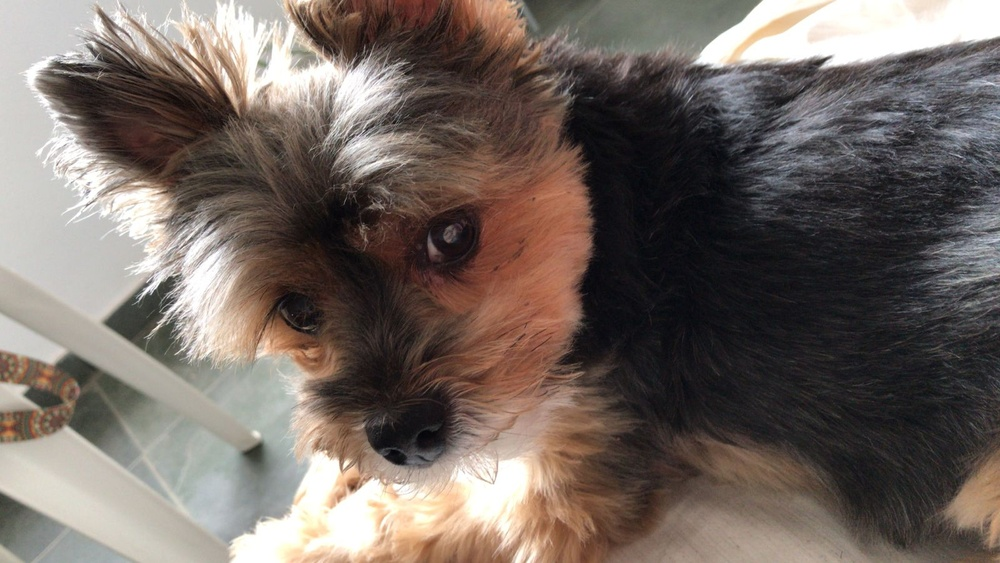
#> input picture images/Cachorro.jpg, 1000 x 563 px, shrunk from 1600 x 901 before the run, found by its file name
$ python main.py
#> lines starting #> are read from the running program, lines starting #| are printed output that depends on the picture; after the words box and inside, x2 and y2 are one past the last pixel; in counts of white or black regions, pixels touching at a corner belong together
from PIL import Image
import numpy as np
import os

def acinzentar_imagem(caminho):
#> called with caminho = 'images\\Cachorro.jpg'
    imagem_cinza = Image.open(caminho).convert('L')
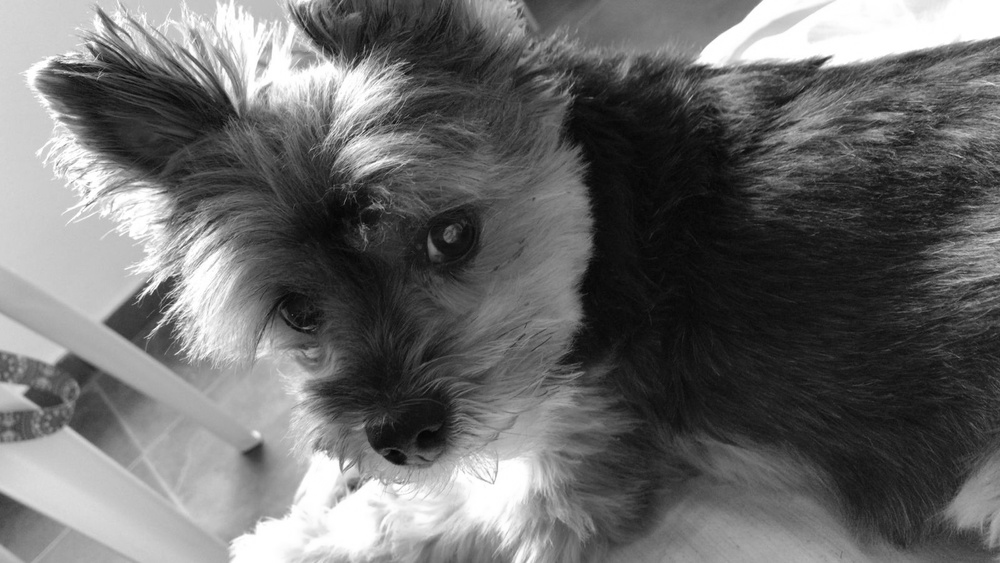
#> imagem_cinza: PIL image 1000x563 L; min 4, max 255, mean 106.4
    return imagem_cinza

def binarizar_imagem(imagem, limiar=127):
#> called with limiar = 127
    pixels = np.array(imagem)
    binarizada = np.where(pixels > limiar, 255, 0)
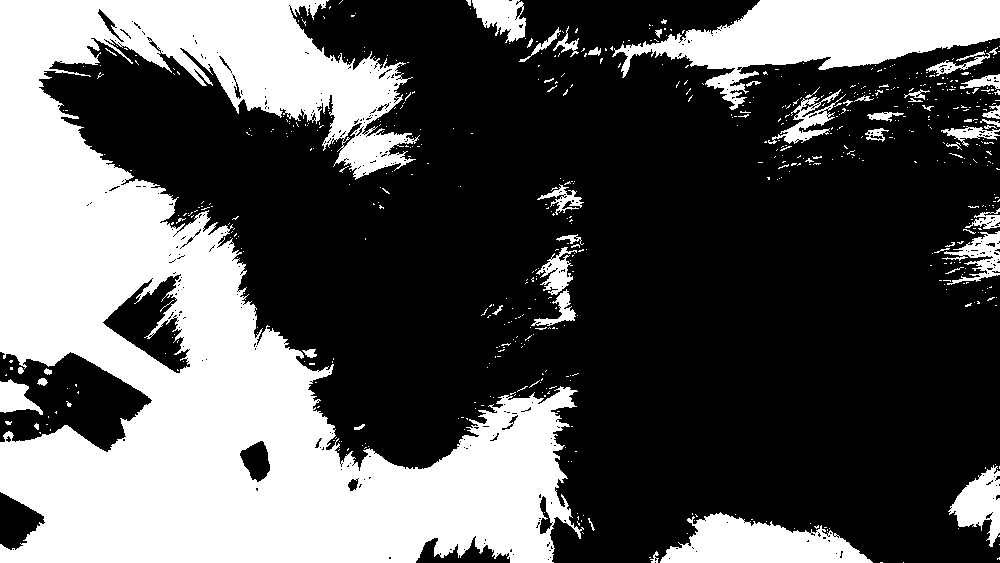
#> binarizada: shape (563, 1000) int64; 35.2% white; 637 white regions (583 under 20 px), largest, box (x1, y1, x2, y2) and area: (0, 0, 584, 563) 158334, (612, 0, 1000, 110) 18629, (660, 512, 873, 563) 6585
    return binarizada

def salvar_imagem(caminho, pixels):
#> called with caminho = 'images\\imagem_binarizada.jpg'
    imagem_binarizada = Image.fromarray(np.uint8(pixels))
    imagem_binarizada.save(caminho)

caminho_imagens = os.path.join(os.getcwd(), 'images\\')
imagem_origem = caminho_imagens + 'Cachorro.jpg'

imagem_cinza = acinzentar_imagem(imagem_origem)
imagem_binarizada = binarizar_imagem(imagem_cinza)
salvar_imagem(caminho_imagens + 'imagem_binarizada.jpg', imagem_binarizada)
salvar_imagem(caminho_imagens + 'imagem_cinza.jpg', imagem_cinza)

print("Imagens salvas em", caminho_imagens)
